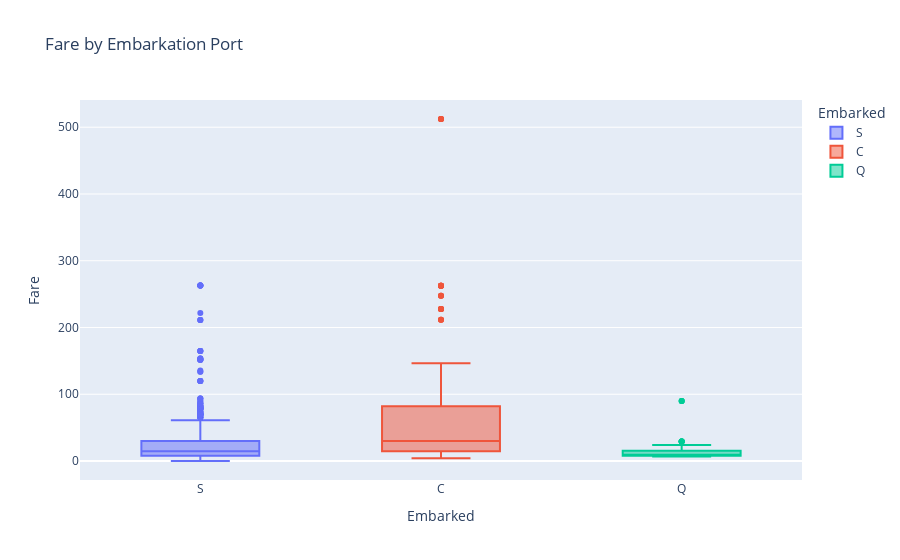

The code cell stored with this chart in its notebook:
### Code cell
fig = px.box(combined, x='Embarked', y='Fare', color='Embarked', title='Fare by Embarkation Port')
fig.show()

### Figure 1 — Plotly figure (JSON) as saved in the notebook; plotly's stock layout.template omitted (floating-point values rounded to 4 significant figures; data arrays with more than 128 entries replaced by an {"elided": "..."} marker saying what was removed)
{"data": [{"alignmentgroup": "True", "hovertemplate": "Embarked=%{x}<br>Fare=%{y}<extra></extra>", "legendgroup": "S", "marker": {"color": "#636efa"}, "name": "S", "notched": false, "offsetgroup": "S", "orientation": "v", "showlegend": true, "type": "box", "x": {"elided": "768 str values"}, "x0": " ", "xaxis": "x", "y": {"elided": "768 float values"}, "y0": " ", "yaxis": "y"}, {"alignmentgroup": "True", "hovertemplate": "Embarked=%{x}<br>Fare=%{y}<extra></extra>", "legendgroup": "C", "marker": {"color": "#EF553B"}, "name": "C", "notched": false, "offsetgroup": "C", "orientation": "v", "showlegend": true, "type": "box", "x": {"elided": "214 str values"}, "x0": " ", "xaxis": "x", "y": {"elided": "214 float values"}, "y0": " ", "yaxis": "y"}, {"alignmentgroup": "True", "hovertemplate": "Embarked=%{x}<br>Fare=%{y}<extra></extra>", "legendgroup": "Q", "marker": {"color": "#00cc96"}, "name": "Q", "notched": false, "offsetgroup": "Q", "orientation": "v", "showlegend": true, "type": "box", "x": ["Q", "Q", "Q", "Q", "Q", "Q", "Q", "Q", "Q", "Q", "Q", "Q", "Q", "Q", "Q", "Q", "Q", "Q", "Q", "Q", "Q", "Q", "Q", "Q", "Q", "Q", "Q", "Q", "Q", "Q", "Q", "Q", "Q", "Q", "Q", "Q", "Q", "Q", "Q", "Q", "Q", "Q", "Q", "Q", "Q", "Q", "Q", "Q", "Q", "Q", "Q", "Q", "Q", "Q", "Q", "Q", "Q", "Q", "Q", "Q", "Q", "Q", "Q", "Q", "Q", "Q", "Q", "Q", "Q", "Q", "Q", "Q", "Q", "Q", "Q", "Q", "Q", "Q", "Q", "Q", "Q", "Q", "Q", "Q", "Q", "Q", "Q", "Q", "Q", "Q", "Q", "Q", "Q", "Q", "Q", "Q", "Q"], "x0": " ", "xaxis": "x", "y": [8.458, 29.12, 8.029, 7.879, 7.75, 7.879, 15.5, 7.75, 7.787, 24.15, 7.75, 7.75, 6.75, 7.733, 29.12, 15.5, 15.5, 7.75, 7.75, 7.75, 7.75, 15.5, 90.0, 7.75, 7.75, 7.75, 29.12, 7.75, 7.75, 7.75, 23.25, 12.35, 12.35, 23.25, 7.879, 7.879, 15.5, 7.75, 7.729, 6.858, 90.0, 7.733, 7.75, 7.75, 7.725, 7.75, 7.629, 7.75, 24.15, 7.75, 7.829, 7.75, 7.75, 7.75, 15.5, 7.75, 12.35, 7.733, 7.829, 6.75, 15.5, 8.137, 7.733, 7.742, 15.5, 7.737, 7.75, 7.75, 24.15, 7.75, 7.737, 29.12, 7.75, 6.95, 7.75, 29.12, 7.75, 7.829, 7.629, 12.35, 29.12, 7.725, 7.879, 7.75, 7.75, 23.25, 15.5, 7.75, 7.75, 15.5, 7.75, 6.95, 7.75, 7.75, 7.75, 7.75, 90.0], "y0": " ", "yaxis": "y"}], "layout": {"boxmode": "overlay", "legend": {"title": {"text": "Embarked"}, "tracegroupgap": 0}, "title": {"text": "Fare by Embarkation Port"}, "xaxis": {"anchor": "y", "categoryarray": ["S", "C", "Q"], "categoryorder": "array", "domain": [0, 1], "title": {"text": "Embarked"}}, "yaxis": {"anchor": "x", "domain": [0, 1], "title": {"text": "Fare"}}}}
